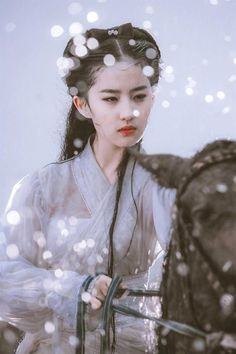
#> input picture vidu/2633b9cc523981edad1e11ccee5c6d31.jpg, 236 x 354 px
$ python ss.py
#> lines starting #> are read from the running program, lines starting #| are printed output that depends on the picture
import cv2
import numpy as np
import matplotlib.pyplot as plt

I=cv2.imread('2633b9cc523981edad1e11ccee5c6d31.jpg')
#> I is the input picture: shape (354, 236, 3); mean B, G, R 163.6, 153.5, 157.9
cv2.imshow('Anh goc:',I)

#Chuyển ảnh sang biểu diễn HSV được ma trận Ihsv. Hiển thị kênh H của Ihsv.
Ihsv=cv2.cvtColor(I,cv2.COLOR_BGR2HSV)
#> Ihsv: shape (354, 236, 3); mean H, S, V 91.8, 36.9, 170.6
cv2.imshow('Anh HSV:',Ihsv[:,:,0])
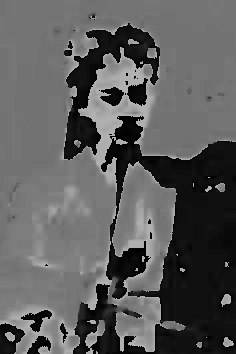
#> window 'Anh HSV:': shape (354, 236); min 0, max 179, mean 91.8
w=Ihsv.shape[1]
#> w = 236
h=Ihsv.shape[0]
#> h = 354
def tinh_his(Igray):
	mang =np.zeros(256,dtype='uint32')
	for i in range(h):
	    for j in range(w):
	        g=Igray[i][j]
	        mang[g][0]=mang[g][0]+1
	    return mang
	Ir=Ihsv[:,:,2]
	hist_r=tinh_his(Ir)
	I2 = cv2.cvtColor(Ihsv, cv2.COLOR_HSV2BGR)
#> (the run stopped early here; a loop or call above may not have finished)
